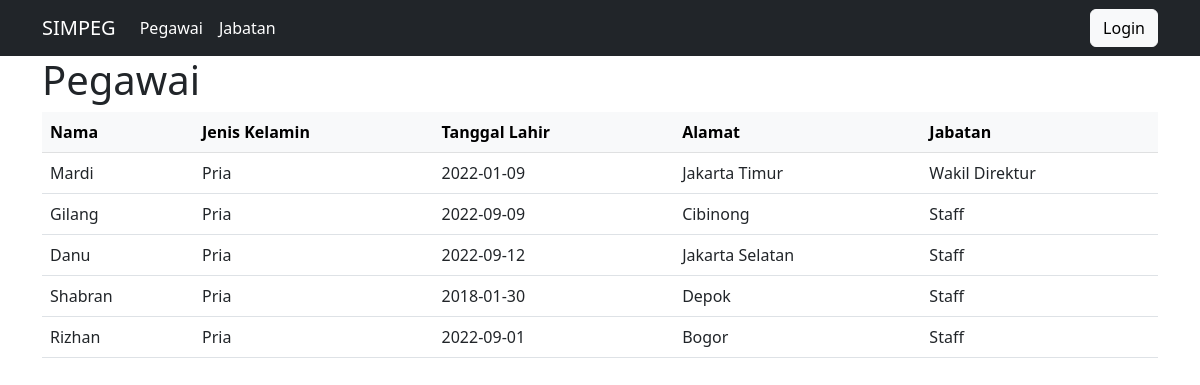
The page / on the database its author committed.
### tables this page shows
CREATE TABLE `pegawai` (
  `id_pegawai` int(11) NOT NULL,
  `nama` varchar(100) NOT NULL,
  `jenis_kelamin` varchar(6) NOT NULL,
  `tanggal_lahir` date NOT NULL,
  `alamat` text NOT NULL,
  `id_jabatan` int(11) NOT NULL
);

CREATE TABLE `jabatan` (
  `id_jabatan` int(11) NOT NULL,
  `jabatan` varchar(100) NOT NULL,
  `gaji` int(11) NOT NULL
);

### index.php (called while the page is built)
<?php include 'pegawai.php'?>

### pegawai.php (the view, shortened to what this page needs)
<?php include 'connect.php'; ?>
<!doctype html>
<html lang="en">
  <head>
    <link href="https://cdn.jsdelivr.net/npm/bootstrap@5.2.0/dist/css/bootstrap.min.css" rel="stylesheet">
  </head>
  <body>
    <?php include 'header.php'; ?>
    <div class = "container">
        <h1>Pegawai</h1>
        <table class="table">
            <thead class="table-light">
                <tr>
                    <th>Nama</th>
                    <th>Jenis Kelamin</th>
                    <th>Tanggal Lahir</th>
                    <th>Alamat</th>
                    <th>Jabatan</th>
                </tr>
            </thead>
            <tbody>
            <?php
                $sql = 'SELECT * FROM pegawai JOIN jabatan ON jabatan.id_jabatan = pegawai.id_jabatan';
                $query = mysqli_query($conn, $sql);
                while ($row = mysqli_fetch_object($query)) {
            ?>
                <tr>
                    <td><?php echo $row->nama; ?></td>
                    <td><?php echo $row->jenis_kelamin; ?></td>
                    <td><?php echo $row->tanggal_lahir; ?></td>
                    <td><?php echo $row->alamat; ?></td>
                    <td><?php echo $row->jabatan; ?></td>
                </tr>
            <?php
                } if (mysqli_num_rows($query) == 0) {
                    echo '<tr><td colspan="5" class="text-center">Tidak ada data.</td></tr>';
                }
            ?>
            </tbody>
        </table>
        </div>
  </body>
</html>

### header.php (shortened to what this page needs)
<!doctype html>
<html lang="en">
  <head>
    <link href="https://cdn.jsdelivr.net/npm/bootstrap@5.2.0/dist/css/bootstrap.min.css" rel="stylesheet">
  </head>
  <body>
    <nav class="navbar navbar-expand-lg navbar-dark bg-dark">
    <div class="container-fluid container">
        <a class="navbar-brand" href="pegawai.php">SIMPEG</a>
        <div class="collapse navbar-collapse" id="navbarSupportedContent">
        <ul class="navbar-nav me-auto mb-2 mb-lg-0">
            <li class="nav-item">
            <a class="nav-link active" aria-current="page" href="pegawai.php">Pegawai</a>
            </li>
            <li class="nav-item">
            <a class="nav-link active" href="jabatan.php">Jabatan</a>
            </li>
        </ul>
        <?php if (empty($_SESSION['username'])) { ?>
          <a href="formLogin.php" class="btn btn-light"> Login </a>
        <?php } else { ?>
          <a href="logout.php" class="btn btn-danger">Logout</a>
        <?php } ?>
        </div>
    </div>
    </nav>
  </body>
</html>

### rows shown on the page
pegawai: nama "Mardi", jenis_kelamin "Pria", tanggal_lahir "2022-01-09", alamat "Jakarta Timur", id_jabatan.jabatan "Wakil Direktur"
pegawai: nama "Gilang", jenis_kelamin "Pria", tanggal_lahir "2022-09-09", alamat "Cibinong", id_jabatan.jabatan "Staff"
pegawai: nama "Danu", jenis_kelamin "Pria", tanggal_lahir "2022-09-12", alamat "Jakarta Selatan", id_jabatan.jabatan "Staff"
pegawai: nama "Shabran", jenis_kelamin "Pria", tanggal_lahir "2018-01-30", alamat "Depok", id_jabatan.jabatan "Staff"
pegawai: nama "Rizhan", jenis_kelamin "Pria", tanggal_lahir "2022-09-01", alamat "Bogor", id_jabatan.jabatan "Staff"
